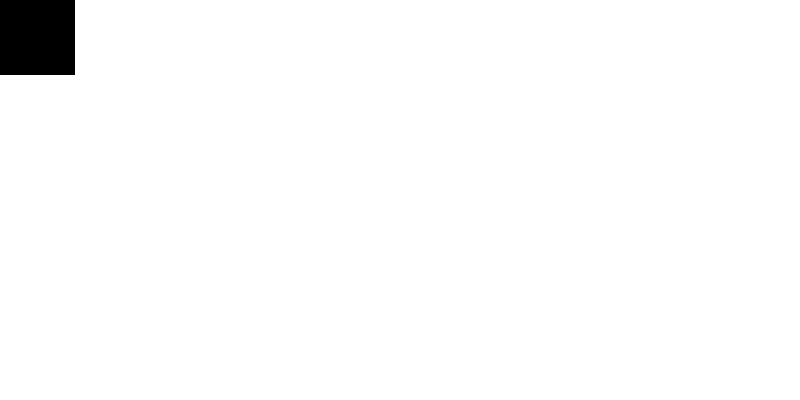
Frame 1 (no input)
Frame 60 (the mouse pressed at the canvas centre just before this capture): identical to frame 1, image omitted
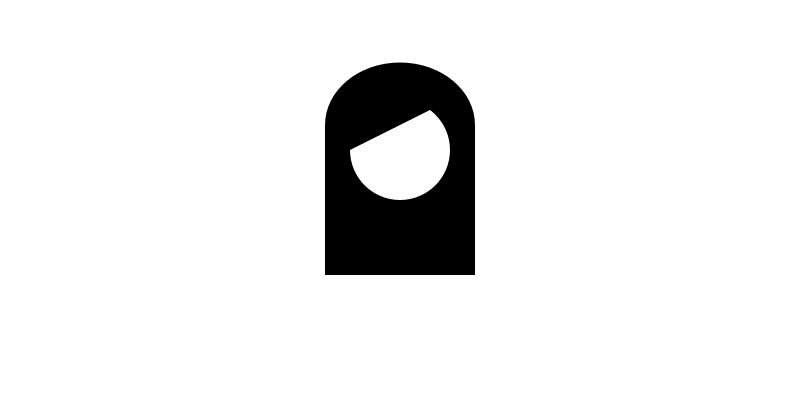
Frame 120 (the mouse held since frame 60 and released just before this capture)

The Processing sketch that drew these frames (run headless with seeded random() and noise(); from frame 60 on, the mouse is pressed at the canvas centre):

// Processing sketch: processing_132953
// ── processing_132953.pde

float x = 0;
float y = 100;
float speed = 1;

void setup() {
  size(800,400);
  noStroke();
};

void draw(){
  background(#ffffff);
  move();
  display();
 
};

void move() {
x = mouseX;
y = mouseY;
}

void display() {
 fill(#000000);
  arc(x, y-75, 150, 125, PI, 2*PI);
  rect(x-75,y-75,150,150);
  fill(#ffffff);
  ellipse(x,y-50,100,100);
  fill(#000000);
  triangle(x-50, y-100, x+50, y-100, x-50, y-50);
}
